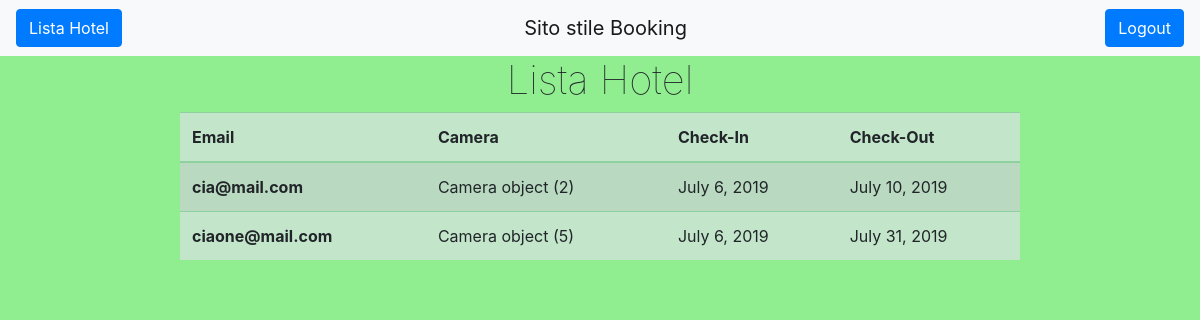
The page /homeAlbergatore/ (signed in) on the database its author committed.
### ProgettoISW/models.py (models this page shows)
class Prenotazione(models.Model):
    email = models.EmailField()
    camera = models.ForeignKey(Camera, on_delete=models.CASCADE)
    checkIn = models.DateField()
    checkOut = models.DateField()

class Camera(models.Model):
    hotel = models.ForeignKey(Hotel, on_delete=models.CASCADE)
    numero = models.IntegerField()
    nLetti = models.IntegerField()
    prezzo = models.FloatField()
    servizi = models.TextField()

### ProgettoISW/views.py (the view)
# urls.py: path('homeAlbergatore/', views.homeAlbergatore),
def homeAlbergatore(request):
    albergatore = ""
    if 'nomeAlbergatore' in request.session:
        albergatore = request.session['nomeAlbergatore']
    else:
        redirect('/home/')
    elencoPrenotazioni = []
    for p in Prenotazione.objects.all():
        if p.camera.hotel.albergatore.username == albergatore:
            elencoPrenotazioni.append(p)
    return render(request, "homeAlbergatore.html", {'prenotazioni': elencoPrenotazioni})

### templates/homeAlbergatore.html (shortened to what this page needs)
{% extends "base.html" %}
{% block content %}
    <nav class="navbar navbar-light bg-light justify-content">
        <button id="lista-hotel" class="btn btn-primary" type="button">
            <a href="/listaHotel/">Lista Hotel</a>
        </button>
          <a class="navbar-brand" href="#">Sito stile Booking</a>
        <button id="logout" class="btn btn-primary" type="button">Logout</button>
    </nav>
    <main>
        <div id="wrapper">
            <h1 id="maintitle">Lista Hotel</h1>
            <table class="table table-striped table-hover table-success">
                <thead>
                    <tr>
                          <th scope="col">Email</th>
                          <th scope="col">Camera</th>
                          <th scope="col">Check-In</th>
                          <th scope="col">Check-Out</th>
                    </tr>
                </thead>
                <tbody>
                    {% for p in prenotazioni %}
                    <tr>
                          <th scope="row">{{ p.email }}</th>
                          <td>{{ p.camera }}</td>
                          <td>{{ p.checkIn }}</td>
                          <td>{{ p.checkOut }}</td>
                    </tr>
                    {% endfor %}
                </tbody>
            </table>
        </div>
    </main>
{% endblock %}

### static/css/style.css (style rules this page uses)
* { box-sizing: border-box; }
body { background-color: lightgreen; }
button a { color: white; }
#maintitle { font-weight: lighter; text-align: center; }
#wrapper { width: 70%; margin: auto; }

### rows shown on the page
Prenotazione: email "cia@mail.com", camera "Camera object (2)", checkIn "July 6, 2019", checkOut "July 10, 2019"
Prenotazione: email "ciaone@mail.com", camera "Camera object (5)", checkIn "July 6, 2019", checkOut "July 31, 2019"
